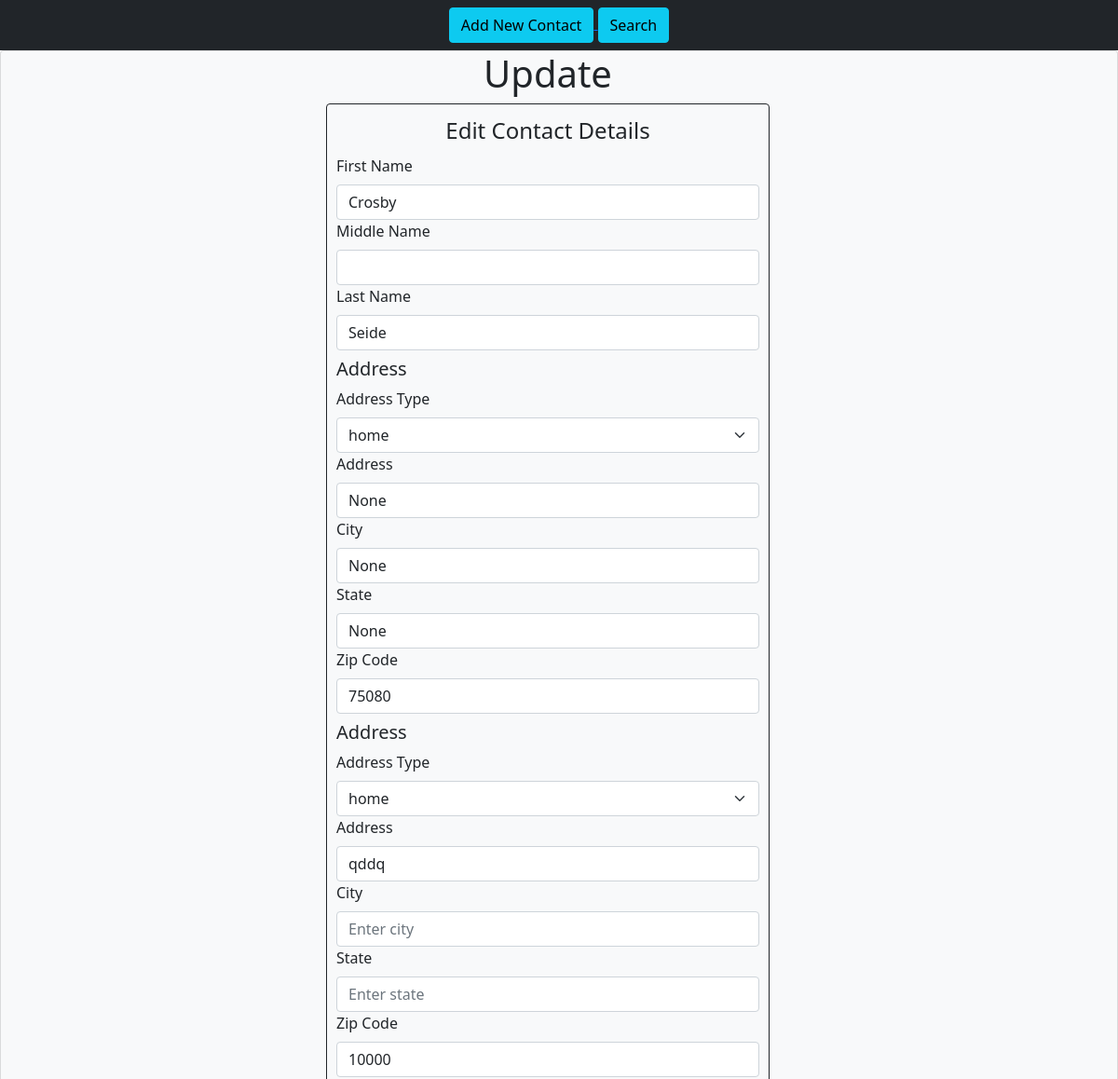
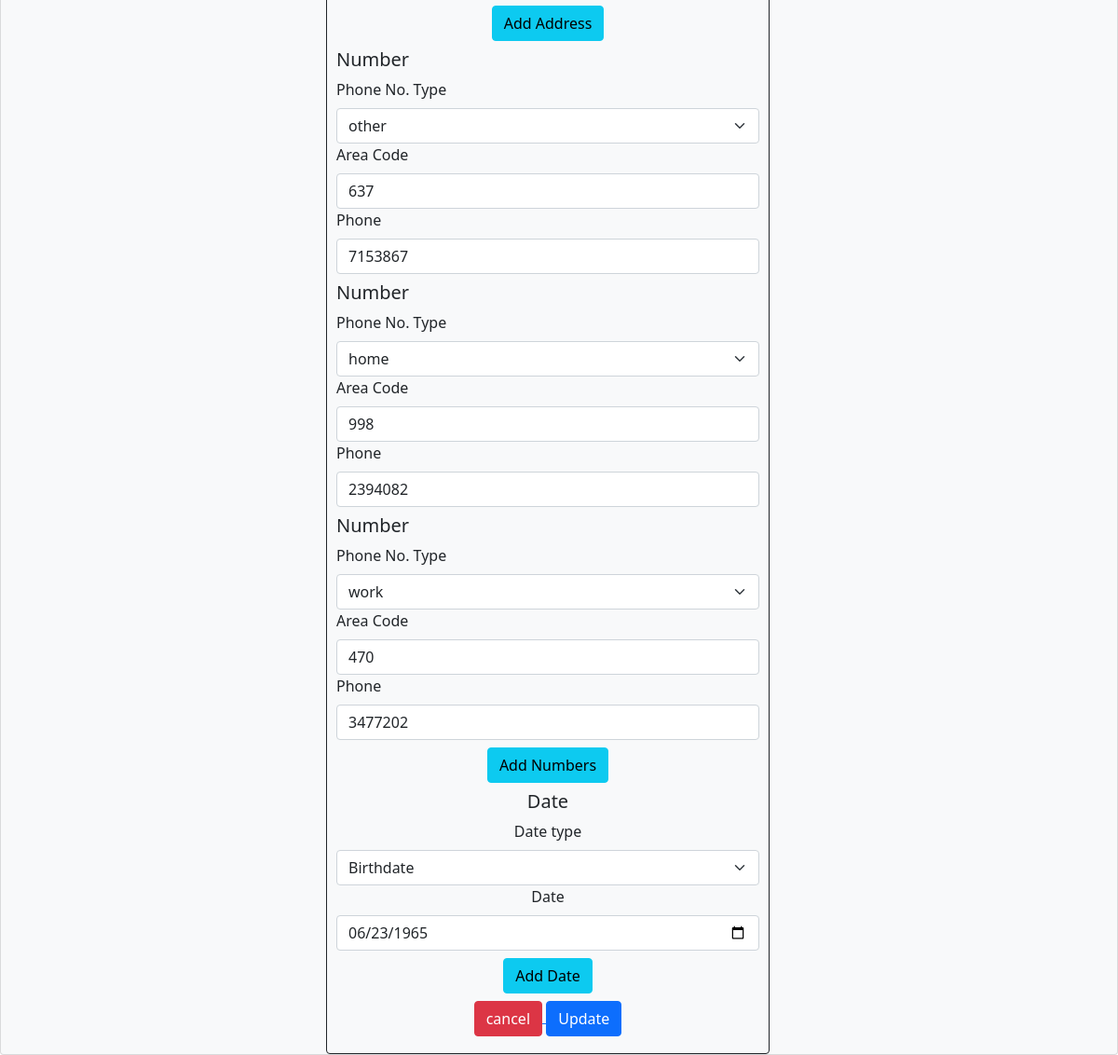
The page /edit/3/ on the database its author committed (2 pictures, top to bottom).
### crudapp/models.py (models this page shows)
class Contact(models.Model):
    fname = models.CharField(max_length=100)
    mname = models.CharField(max_length=100, blank=True, null=True)
    lname = models.CharField(max_length=100)
    class Meta:
        db_table = "contact"

class Address(models.Model):
    address_choice = [("home", "home"), ("work", "work"), ("other", "other")]
    contact = models.ForeignKey(
        Contact, on_delete=models.CASCADE, related_name="addresscontact"
    )
    address_type = models.CharField(
        choices=address_choice, blank=True, null=True, max_length=20
    )
    address = models.CharField(max_length=500, blank=True, null=True)
    city = models.CharField(max_length=100, blank=True, null=True)
    state = models.CharField(max_length=20, blank=True, null=True)
    zipcode = models.BigIntegerField(
        max_length=5,
        validators=[MinValueValidator(10000), MaxValueValidator(99999)],
        blank=True,
        null=True,
    )
    class Meta:
        db_table = "address"

class Phone(models.Model):
    phone_choices = [("home", "home"), ("work", "work"), ("other", "other")]
    contact = models.ForeignKey(
        Contact, on_delete=models.CASCADE, related_name="phonecontact"
    )
    phone_type = models.CharField(
        choices=phone_choices, null=True, blank=True, max_length=20
    )
    area_code = models.BigIntegerField(
        validators=[MinValueValidator(100), MaxValueValidator(999)],
        blank=True,
        null=True,
    )
    number = models.BigIntegerField(
        validators=[MinValueValidator(1000000), MaxValueValidator(9999999)],
        blank=True,
        null=True,
    )
    class Meta:
        db_table = "phone"

class Date(models.Model):
    date_choices = [
        ("birthday", "birthday"),
        ("aniversary", "aniversary"),
        ("other", "other")
    ]
    contact = models.ForeignKey(
        Contact, on_delete=models.CASCADE, related_name="datecontact"
    )
    date_type = models.CharField(choices=date_choices, null=True, max_length=21)
    date = models.DateField(null=True)
    class Meta:
        db_table = "date"

### crudapp/views.py (the view, shortened to what this page needs)
# urls.py: path("edit/<int:pk>/", views.updateView.as_view(), name="editView"),
class updateView(View):
    def get(self, request, pk):
        address = Address.objects.filter(contact=pk)
        contact = Contact.objects.get(pk=pk)
        phone = Phone.objects.filter(contact=pk)
        date = Date.objects.filter(contact=pk)
        context = {
            'cform': contact,
            'aform': address,
            'pform': phone,
            'dform': date,
        }
        return render(request, 'update.html', context)

### crudapp/templates/update.html (shortened to what this page needs)
<!DOCTYPE html>
<html lang="en">
<head>
    <link href="https://cdn.jsdelivr.net/npm/bootstrap@5.1.3/dist/css/bootstrap.min.css" rel="stylesheet"
 />
</head>
<nav class="navbar navbar-dark bg-dark justify-content-md-center">
      <div class="m-20 text-center ">
        <a href="/">
          <button type="button" class="btn btn-info">Add New Contact</button>
        </a>
        <a href="/search">
          <button type="button" class="btn btn-info">Search</button>
        </a>
      </div>
</nav>
<body>
    <div class="card bg-light mt-10">
        <div class="row justify-content-center container-fluid ">
            <h1 style="text-align: center">Update </h1>
            <form class="" style="width: 500px" method="POST" class="mx-auto">
                <fieldset class="border border-dark rounded mt-auto w-auto" style="padding:10px">
                    <legend class="text-center ">Edit Contact Details</legend>
                <div id="name_container">
                    <div class="">
                        <label class="form-label">First Name</label>
                        <input type="text" name="fname" maxlength="120" required="" id="id_fname" class="form-control"
                            value="{{cform.fname}}" />
                    </div>
                    <div class="">
                        <label class="form-label">Middle Name</label>
                        <input type="text" name="mname" maxlength="120" id="id_mname" class="form-control"
                            value="{{cform.mname}}" />
                    </div>
                    <div class="">
                        <label class="form-label">Last Name</label>
                        <input type="text" name="lname" maxlength="120" required="" id="id_lname" class="form-control"
                            value="{{cform.lname}}" />
                    </div>
                </div>
                <div id="address_for_loop">
                    {% for obj in aform %}
                    <h5 class="my-2"> Address </h5>
                    <div class="">
                        <label class="form-label">Address Type</label>
                        <select class="form-select" aria-label="Select" name="address_type" id="address_type">
                            <option value="{{obj.address_type}}" selected> {{obj.address_type}}</option>Select</option>
                        </select>
                    </div>
                    <div class="">
                        <label class="form-label">Address</label>
                        <input type="text" name="address" maxlength="120" id="id_street" class="form-control"
                            value="{{obj.address}}" placeholder="Enter street address" />
                    </div>
                    <div class="">
                        <label class="form-label">City</label>
                        <input type="text" name="city" maxlength="120" id="id_city" class="form-control"
                            value="{{obj.city}}" placeholder="Enter city" />
                    </div>
                    <div class="">
                        <label class="form-label">State</label>
                        <input type="text" name="state" maxlength="120" id="id_state" class="form-control"
                            value="{{obj.state}}" placeholder="Enter state" />
                    </div>
                    <div class="">
                        <label class="form-label">Zip Code</label>
                        <input type="number" name="zipcode" maxlength="120" id="zipcode" class="form-control" step="1"
                            min="10000" max="99999" value="{{obj.zipcode}}" placeholder="Enter zip code" />
                    </div>
                    {% endfor %}
                </div>
                <div class="my-2 text-center">
                    <button class="btn btn-info" id="address_btn">
                        Add Address
                    </button>
                </div>
                <div id="number_for_loop">
                    {% for obj in pform %}
                    <h5 class="my-2"> Number </h5>
                    <div class="">
                        <label class="form-label">Phone No. Type</label>
                        <select class="form-select" aria-label="Select" name="phone_type" id="phone_type">
                            <option value="{{obj.phone_type}}" selected>{{obj.phone_type}}</option>Select</option>
                        </select>
                    </div>
                    <div class="">
                        <label class="form-label">Area Code</label>
                        <input type="number" name="area_code" maxlength="120" id="area_code" class="form-control"
                            step="1" value="{{obj.area_code}}" min="100" max="999" />
                    </div>
                    <div class="">
                        <label class="form-label">Phone</label>
                        <input type="number" class="form-control" id="phone" name="phone" placeholder="Enter Phone"
                            pattern="[0-9]{7}" value="{{obj.number}}">
                    </div>
                    {% endfor %}
                </div>
                <div class="my-2 text-center">
                    <div class="my-2 text-center">
                        <button class="btn btn-info" id="number_btn">Add Numbers</button>
                    </div>
                    <div id="date_for_loop">
                        {% for obj in dform %}
                        <h5 class="my-2">
                         Date </h5>
                        <div class="">
                            <label class="form-label">Date type</label>
                            <select class="form-select" aria-label="Default select example" id="date_type"
                                name="date_type">
                                <option value="{{obj.date_type}}" selected>{{obj.date_type}}</option>Select</option>
                            </select>
                        </div>
                        <div class="">
                            <label class="form-label">Date</label> <br>
                                <input type="date" class="form-control" id="date" name="date" placeholder="Enter Date"
                    value="{{obj.date|date:"Y-m-d" }}">
                        </div>
                        {% endfor %}
                    </div>
                    <button class="btn btn-info mt-2" id="date_btn">Add Date</button>
                </div>
                <div class="my-2 text-center">
                    <a href="/search">
                        <button type="button" class="btn btn-danger ">cancel</button>
                    </a>
                    <button type="submit" class="btn btn-primary">Update</button>
                </div>
                </fieldset>
            </form>
        </div>
    </div>
</body>
</html>

### rows shown on the page
Contact: fname "Crosby", lname "Seide"
Address: address_type "home", address "None", city "None", state "None", zipcode "75080"
Address: address_type "home", address "qddq", zipcode "10000"
Phone: phone_type "other", area_code "637", phone "7153867"
Phone: phone_type "home", area_code "998", phone "2394082"
Phone: phone_type "work", area_code "470", phone "3477202"
Date: date_type "Birthdate", date "06/23/1965"
